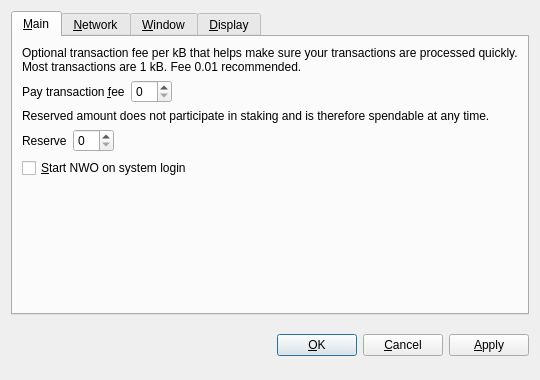
<?xml version="1.0" encoding="UTF-8"?>
<ui version="4.0">
 <class>OptionsDialog</class>
 <widget class="QDialog" name="OptionsDialog">
  <property name="geometry">
   <rect>
    <x>0</x>
    <y>0</y>
    <width>540</width>
    <height>380</height>
   </rect>
  </property>
  <property name="windowTitle">
   <string>Options</string>
  </property>
  <property name="modal">
   <bool>true</bool>
  </property>
  <layout class="QVBoxLayout" name="verticalLayout">
   <item>
    <widget class="QTabWidget" name="tabWidget">
     <property name="tabPosition">
      <enum>QTabWidget::North</enum>
     </property>
     <property name="currentIndex">
      <number>0</number>
     </property>
     <widget class="QWidget" name="tabMain">
      <attribute name="title">
       <string>&amp;Main</string>
      </attribute>
      <layout class="QVBoxLayout" name="verticalLayout_Main">
       <item>
        <widget class="QLabel" name="transactionFeeInfoLabel">
         <property name="text">
          <string>Optional transaction fee per kB that helps make sure your transactions are processed quickly. Most transactions are 1 kB. Fee 0.01 recommended.</string>
         </property>
         <property name="textFormat">
          <enum>Qt::PlainText</enum>
         </property>
         <property name="wordWrap">
          <bool>true</bool>
         </property>
        </widget>
       </item>
       <item>
        <layout class="QHBoxLayout" name="horizontalLayoutFee">
         <item>
          <widget class="QLabel" name="transactionFeeLabel">
           <property name="text">
            <string>Pay transaction &amp;fee</string>
           </property>
           <property name="textFormat">
            <enum>Qt::PlainText</enum>
           </property>
           <property name="buddy">
            <cstring>transactionFee</cstring>
           </property>
          </widget>
         </item>
         <item>
          <widget class="BitcoinAmountField" name="transactionFee"/>
         </item>
         <item>
          <spacer name="horizontalSpacerFee">
           <property name="orientation">
            <enum>Qt::Horizontal</enum>
           </property>
           <property name="sizeHint" stdset="0">
            <size>
             <width>40</width>
             <height>20</height>
            </size>
           </property>
          </spacer>
         </item>
        </layout>
       </item>
       <item>
        <widget class="QLabel" name="reserveBalanceInfoLabel">
         <property name="text">
          <string>Reserved amount does not participate in staking and is therefore spendable at any time.</string>
         </property>
         <property name="textFormat">
          <enum>Qt::PlainText</enum>
         </property>
         <property name="wordWrap">
          <bool>true</bool>
         </property>
        </widget>
       </item>
       <item>
        <layout class="QHBoxLayout" name="horizontalLayoutReserveBalance">
         <item>
          <widget class="QLabel" name="reserveBalanceLabel">
           <property name="text">
            <string>Reserve</string>
           </property>
           <property name="textFormat">
            <enum>Qt::PlainText</enum>
           </property>
           <property name="buddy">
            <cstring>reserveBalance</cstring>
           </property>
          </widget>
         </item>
         <item>
          <widget class="BitcoinAmountField" name="reserveBalance"/>
         </item>
         <item>
          <spacer name="horizontalSpacerReserveBalance">
           <property name="orientation">
            <enum>Qt::Horizontal</enum>
           </property>
           <property name="sizeHint" stdset="0">
            <size>
             <width>40</width>
             <height>20</height>
            </size>
           </property>
          </spacer>
         </item>
        </layout>
       </item>
       <item>
        <widget class="QCheckBox" name="bitcoinAtStartup">
         <property name="toolTip">
          <string>Automatically start NWO after logging in to the system.</string>
         </property>
         <property name="text">
          <string>&amp;Start NWO on system login</string>
         </property>
        </widget>
       </item>
       <item>
        <spacer name="verticalSpacer_Main">
         <property name="orientation">
          <enum>Qt::Vertical</enum>
         </property>
         <property name="sizeHint" stdset="0">
          <size>
           <width>20</width>
           <height>40</height>
          </size>
         </property>
        </spacer>
       </item>
      </layout>
     </widget>
     <widget class="QWidget" name="tabNetwork">
      <attribute name="title">
       <string>&amp;Network</string>
      </attribute>
      <layout class="QVBoxLayout" name="verticalLayout_Network">
       <item>
        <widget class="QCheckBox" name="mapPortUpnp">
         <property name="toolTip">
          <string>Automatically open the NWO client port on the router. This only works when your router supports UPnP and it is enabled.</string>
         </property>
         <property name="text">
          <string>Map port using &amp;UPnP</string>
         </property>
        </widget>
       </item>
       <item>
        <widget class="QCheckBox" name="connectSocks">
         <property name="toolTip">
          <string>Connect to the NWO network through a SOCKS proxy (e.g. when connecting through Tor).</string>
         </property>
         <property name="text">
          <string>&amp;Connect through SOCKS proxy:</string>
         </property>
        </widget>
       </item>
       <item>
        <layout class="QHBoxLayout" name="horizontalLayout_Network">
         <item>
          <widget class="QLabel" name="proxyIpLabel">
           <property name="text">
            <string>Proxy &amp;IP:</string>
           </property>
           <property name="textFormat">
            <enum>Qt::PlainText</enum>
           </property>
           <property name="buddy">
            <cstring>proxyIp</cstring>
           </property>
          </widget>
         </item>
         <item>
          <widget class="QValidatedLineEdit" name="proxyIp">
           <property name="maximumSize">
            <size>
             <width>140</width>
             <height>16777215</height>
            </size>
           </property>
           <property name="toolTip">
            <string>IP address of the proxy (e.g. 127.0.0.1)</string>
           </property>
          </widget>
         </item>
         <item>
          <widget class="QLabel" name="proxyPortLabel">
           <property name="text">
            <string>&amp;Port:</string>
           </property>
           <property name="textFormat">
            <enum>Qt::PlainText</enum>
           </property>
           <property name="buddy">
            <cstring>proxyPort</cstring>
           </property>
          </widget>
         </item>
         <item>
          <widget class="QLineEdit" name="proxyPort">
           <property name="maximumSize">
            <size>
             <width>55</width>
             <height>16777215</height>
            </size>
           </property>
           <property name="toolTip">
            <string>Port of the proxy (e.g. 9050)</string>
           </property>
          </widget>
         </item>
         <item>
          <widget class="QLabel" name="socksVersionLabel">
           <property name="text">
            <string>SOCKS &amp;Version:</string>
           </property>
           <property name="textFormat">
            <enum>Qt::PlainText</enum>
           </property>
           <property name="buddy">
            <cstring>socksVersion</cstring>
           </property>
          </widget>
         </item>
         <item>
          <widget class="QValueComboBox" name="socksVersion">
           <property name="toolTip">
            <string>SOCKS version of the proxy (e.g. 5)</string>
           </property>
          </widget>
         </item>
         <item>
          <spacer name="horizontalSpacer_Network">
           <property name="orientation">
            <enum>Qt::Horizontal</enum>
           </property>
           <property name="sizeHint" stdset="0">
            <size>
             <width>40</width>
             <height>20</height>
            </size>
           </property>
          </spacer>
         </item>
        </layout>
       </item>
       <item>
        <spacer name="verticalSpacer_Network">
         <property name="orientation">
          <enum>Qt::Vertical</enum>
         </property>
         <property name="sizeHint" stdset="0">
          <size>
           <width>20</width>
           <height>40</height>
          </size>
         </property>
        </spacer>
       </item>
      </layout>
     </widget>
     <widget class="QWidget" name="tabWindow">
      <attribute name="title">
       <string>&amp;Window</string>
      </attribute>
      <layout class="QVBoxLayout" name="verticalLayout_Window">
       <item>
        <widget class="QCheckBox" name="minimizeToTray">
         <property name="toolTip">
          <string>Show only a tray icon after minimizing the window.</string>
         </property>
         <property name="text">
          <string>&amp;Minimize to the tray instead of the taskbar</string>
         </property>
        </widget>
       </item>
       <item>
        <widget class="QCheckBox" name="minimizeOnClose">
         <property name="toolTip">
          <string>Minimize instead of exit the application when the window is closed. When this option is enabled, the application will be closed only after selecting Quit in the menu.</string>
         </property>
         <property name="text">
          <string>M&amp;inimize on close</string>
         </property>
        </widget>
       </item>
       <item>
        <spacer name="verticalSpacer_Window">
         <property name="orientation">
          <enum>Qt::Vertical</enum>
         </property>
         <property name="sizeHint" stdset="0">
          <size>
           <width>20</width>
           <height>40</height>
          </size>
         </property>
        </spacer>
       </item>
      </layout>
     </widget>
     <widget class="QWidget" name="tabDisplay">
      <attribute name="title">
       <string>&amp;Display</string>
      </attribute>
      <layout class="QVBoxLayout" name="verticalLayout_Display">
       <item>
        <layout class="QHBoxLayout" name="horizontalLayout_1_Display">
         <item>
          <widget class="QLabel" name="langLabel">
           <property name="text">
            <string>User Interface &amp;language:</string>
           </property>
           <property name="textFormat">
            <enum>Qt::PlainText</enum>
           </property>
           <property name="buddy">
            <cstring>lang</cstring>
           </property>
          </widget>
         </item>
         <item>
          <widget class="QValueComboBox" name="lang">
           <property name="toolTip">
            <string>The user interface language can be set here. This setting will take effect after restarting NWO.</string>
           </property>
          </widget>
         </item>
        </layout>
       </item>
       <item>
        <layout class="QHBoxLayout" name="horizontalLayout_2_Display">
         <item>
          <widget class="QLabel" name="unitLabel">
           <property name="text">
            <string>&amp;Unit to show amounts in:</string>
           </property>
           <property name="textFormat">
            <enum>Qt::PlainText</enum>
           </property>
           <property name="buddy">
            <cstring>unit</cstring>
           </property>
          </widget>
         </item>
         <item>
          <widget class="QValueComboBox" name="unit">
           <property name="toolTip">
            <string>Choose the default subdivision unit to show in the interface and when sending coins.</string>
           </property>
          </widget>
         </item>
        </layout>
       </item>
       <item>
        <widget class="QCheckBox" name="displayAddresses">
         <property name="toolTip">
          <string>Whether to show NWO addresses in the transaction list or not.</string>
         </property>
         <property name="text">
          <string>&amp;Display addresses in transaction list</string>
         </property>
        </widget>
       </item>
       <item>
        <widget class="QCheckBox" name="coinControlFeatures">
         <property name="toolTip">
          <string>Whether to show coin control features or not.</string>
         </property>
         <property name="text">
          <string>Display coin &amp;control features (experts only!)</string>
         </property>
        </widget>
       </item>
       <item>
        <spacer name="verticalSpacer_Display">
         <property name="orientation">
          <enum>Qt::Vertical</enum>
         </property>
         <property name="sizeHint" stdset="0">
          <size>
           <width>20</width>
           <height>40</height>
          </size>
         </property>
        </spacer>
       </item>
      </layout>
     </widget>
    </widget>
   </item>
   <item>
    <layout class="QHBoxLayout" name="horizontalLayout_Buttons">
     <item>
      <spacer name="horizontalSpacer_1">
       <property name="orientation">
        <enum>Qt::Horizontal</enum>
       </property>
       <property name="sizeHint" stdset="0">
        <size>
         <width>40</width>
         <height>48</height>
        </size>
       </property>
      </spacer>
     </item>
     <item>
      <widget class="QLabel" name="statusLabel">
       <property name="font">
        <font>
         <weight>75</weight>
         <bold>true</bold>
        </font>
       </property>
       <property name="text">
        <string/>
       </property>
       <property name="textFormat">
        <enum>Qt::PlainText</enum>
       </property>
       <property name="wordWrap">
        <bool>true</bool>
       </property>
      </widget>
     </item>
     <item>
      <spacer name="horizontalSpacer_2">
       <property name="orientation">
        <enum>Qt::Horizontal</enum>
       </property>
       <property name="sizeHint" stdset="0">
        <size>
         <width>40</width>
         <height>48</height>
        </size>
       </property>
      </spacer>
     </item>
     <item>
      <widget class="QPushButton" name="okButton">
       <property name="text">
        <string>&amp;OK</string>
       </property>
      </widget>
     </item>
     <item>
      <widget class="QPushButton" name="cancelButton">
       <property name="text">
        <string>&amp;Cancel</string>
       </property>
       <property name="autoDefault">
        <bool>false</bool>
       </property>
      </widget>
     </item>
     <item>
      <widget class="QPushButton" name="applyButton">
       <property name="text">
        <string>&amp;Apply</string>
       </property>
       <property name="autoDefault">
        <bool>false</bool>
       </property>
      </widget>
     </item>
    </layout>
   </item>
  </layout>
 </widget>
 <customwidgets>
  <customwidget>
   <class>BitcoinAmountField</class>
   <extends>QSpinBox</extends>
   <header>bitcoinamountfield.h</header>
  </customwidget>
  <customwidget>
   <class>QValueComboBox</class>
   <extends>QComboBox</extends>
   <header>qvaluecombobox.h</header>
  </customwidget>
  <customwidget>
   <class>QValidatedLineEdit</class>
   <extends>QLineEdit</extends>
   <header>qvalidatedlineedit.h</header>
  </customwidget>
 </customwidgets>
 <resources/>
 <connections/>
</ui>
